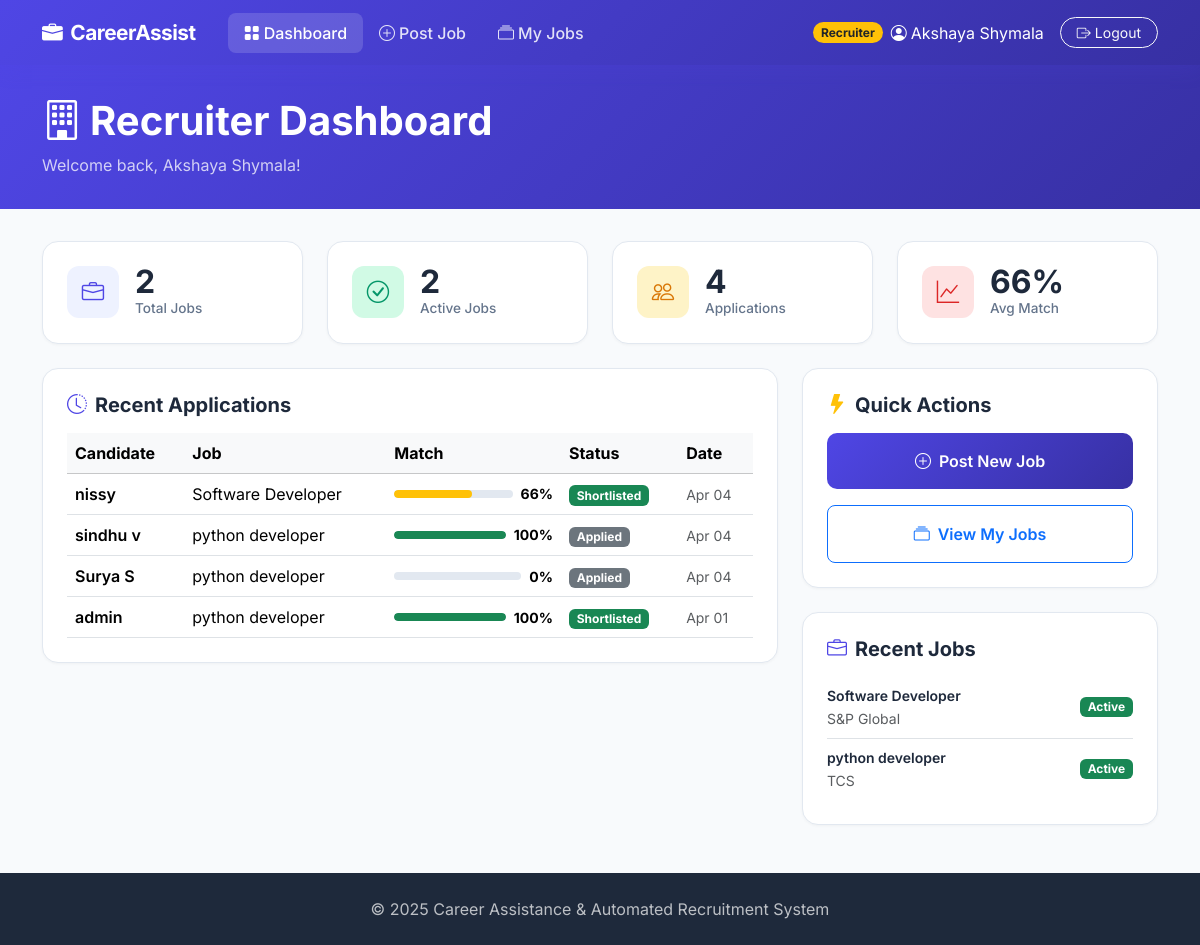
/jobs/recruiter/dashboard/ (signed in), run on the app's committed database.
### accounts/models.py (models this page shows, shortened)
class Profile(models.Model):
    ROLE_CHOICES = [("jobseeker", "Job Seeker"), ("recruiter", "Recruiter")]
    user = models.OneToOneField(User, on_delete=models.CASCADE, related_name="profile")
    role = models.CharField(max_length=20, choices=ROLE_CHOICES, default="jobseeker")
    phone = models.CharField(max_length=15, blank=True)
    skills = models.TextField(blank=True, help_text="Comma-separated skills")
    experience_years = models.IntegerField(default=0)
    created_at = models.DateTimeField(auto_now_add=True)

### jobs/models.py (models this page shows, shortened)
class Application(models.Model):
    STATUS_CHOICES = [("applied", "Applied"), ("reviewed", "Reviewed"),
                      ("shortlisted", "Shortlisted"), ("rejected", "Rejected")]
    user = models.ForeignKey(User, on_delete=models.CASCADE)
    job = models.ForeignKey(Job, on_delete=models.CASCADE)
    resume = models.ForeignKey("resumes.Resume", on_delete=models.SET_NULL, null=True, blank=True)
    match_score = models.IntegerField(default=0)
    status = models.CharField(max_length=20, choices=STATUS_CHOICES, default="applied")
    applied_at = models.DateTimeField(auto_now_add=True)
    class Meta:
        unique_together = ("user", "job")

class Job(models.Model):
    JOB_TYPES = [("full-time", "Full Time"), ("part-time", "Part Time"),
                 ("contract", "Contract"), ("internship", "Internship"), ("remote", "Remote")]
    title = models.CharField(max_length=200)
    company = models.CharField(max_length=200)
    location = models.CharField(max_length=200)
    salary = models.CharField(max_length=100, blank=True)
    job_type = models.CharField(max_length=20, choices=JOB_TYPES, default="full-time")
    experience = models.CharField(max_length=50, blank=True)
    description = models.TextField()
    requirements = models.TextField(blank=True)
    skills = models.TextField(help_text="Comma-separated skills")
    posted_by = models.ForeignKey(User, on_delete=models.SET_NULL, null=True, blank=True)
    created_at = models.DateTimeField(auto_now_add=True)
    is_active = models.BooleanField(default=True)

### jobs/views.py (the view)
    def wrapper(request, *args, **kwargs):
        if not hasattr(request.user, "profile") or request.user.profile.role != "recruiter":
            messages.error(request, "Access denied. Recruiter account required.")
            return redirect("dashboard")
        return view_func(request, *args, **kwargs)

### jobs/views.py (called while the page is built)
def recruiter_required(view_func):
    def wrapper(request, *args, **kwargs):
        if not hasattr(request.user, "profile") or request.user.profile.role != "recruiter":
            messages.error(request, "Access denied. Recruiter account required.")
            return redirect("dashboard")
        return view_func(request, *args, **kwargs)
    wrapper.__name__ = view_func.__name__
    return login_required(wrapper)

### templates/jobs/recruiter_dashboard.html (shortened to what this page needs)
{% extends "base.html" %}
{% block content %}
<div class="page-header">
    <div class="container">
        <h1><i class="bi bi-building me-2"></i>Recruiter Dashboard</h1>
        <p class="mb-0 opacity-75">Welcome back, {{ request.user.get_full_name|default:request.user.username }}!</p>
    </div>
</div>
<div class="container">
    <div class="row g-4 mb-4">
        <div class="col-md-3">
            <div class="stat-card">
                <div class="d-flex align-items-center gap-3">
                    <div class="icon-box" style="background:#EEF2FF;color:#4F46E5"><i class="bi bi-briefcase"></i></div>
                    <div><div class="stat-value">{{ total_jobs }}</div><div class="stat-label">Total Jobs</div></div>
                </div>
            </div>
        </div>
        <div class="col-md-3">
            <div class="stat-card">
                <div class="d-flex align-items-center gap-3">
                    <div class="icon-box" style="background:#D1FAE5;color:#059669"><i class="bi bi-check-circle"></i></div>
                    <div><div class="stat-value">{{ active_jobs }}</div><div class="stat-label">Active Jobs</div></div>
                </div>
            </div>
        </div>
        <div class="col-md-3">
            <div class="stat-card">
                <div class="d-flex align-items-center gap-3">
                    <div class="icon-box" style="background:#FEF3C7;color:#D97706"><i class="bi bi-people"></i></div>
                    <div><div class="stat-value">{{ total_applications }}</div><div class="stat-label">Applications</div></div>
                </div>
            </div>
        </div>
        <div class="col-md-3">
            <div class="stat-card">
                <div class="d-flex align-items-center gap-3">
                    <div class="icon-box" style="background:#FEE2E2;color:#DC2626"><i class="bi bi-graph-up"></i></div>
                    <div><div class="stat-value">{{ avg_match }}%</div><div class="stat-label">Avg Match</div></div>
                </div>
            </div>
        </div>
    </div>
    <div class="row g-4">
        <div class="col-md-8">
            <div class="card-modern p-4">
                <div class="d-flex justify-content-between align-items-center mb-3">
                    <h5 class="fw-bold mb-0"><i class="bi bi-clock-history me-2" style="color:#4F46E5"></i>Recent Applications</h5>
                </div>
                {% if recent_applications %}
                <div class="table-responsive">
                    <table class="table table-hover align-middle mb-0">
                        <thead class="table-light">
                            <tr><th>Candidate</th><th>Job</th><th>Match</th><th>Status</th><th>Date</th></tr>
                        </thead>
                        <tbody>
                        {% for app in recent_applications %}
                        <tr>
                            <td class="fw-semibold">{{ app.user.get_full_name|default:app.user.username }}</td>
                            <td>{{ app.job.title }}</td>
                            <td>
                                <div class="d-flex align-items-center gap-2">
                                    <div class="match-bar flex-grow-1" style="width:80px">
                                        <div class="match-bar-fill {% if app.match_score >= 70 %}bg-success{% elif app.match_score >= 40 %}bg-warning{% else %}bg-danger{% endif %}" style="width:{{ app.match_score }}%"></div>
                                    </div>
                                    <small class="fw-bold">{{ app.match_score }}%</small>
                                </div>
                            </td>
                            <td><span class="badge bg-{% if app.status == 'shortlisted' %}success{% elif app.status == 'rejected' %}danger{% elif app.status == 'reviewed' %}info{% else %}secondary{% endif %}">{{ app.get_status_display }}</span></td>
                            <td><small class="text-muted">{{ app.applied_at|date:"M d" }}</small></td>
                        </tr>
                        {% endfor %}
                        </tbody>
                    </table>
                </div>
                {% else %}
                <p class="text-muted text-center py-4 mb-0"><i class="bi bi-inbox display-5 d-block mb-2"></i>No applications yet. Post a job to get started!</p>
                {% endif %}
            </div>
        </div>
        <div class="col-md-4">
            <div class="card-modern p-4 mb-4">
                <h5 class="fw-bold mb-3"><i class="bi bi-lightning-fill text-warning me-2"></i>Quick Actions</h5>
                <a href="{% url 'post_job' %}" class="btn btn-primary-custom w-100 py-3 mb-3"><i class="bi bi-plus-circle me-2"></i>Post New Job</a>
                <a href="{% url 'my_posted_jobs' %}" class="btn btn-outline-primary w-100 py-3 rounded-3 fw-semibold"><i class="bi bi-collection me-2"></i>View My Jobs</a>
            </div>
            <div class="card-modern p-4">
                <h5 class="fw-bold mb-3"><i class="bi bi-briefcase me-2" style="color:#4F46E5"></i>Recent Jobs</h5>
                {% for job in my_jobs %}
                <div class="d-flex justify-content-between align-items-center py-2 {% if not forloop.last %}border-bottom{% endif %}">
                    <div>
                        <small class="fw-semibold d-block">{{ job.title }}</small>
                        <small class="text-muted">{{ job.company }}</small>
                    </div>
                    <span class="badge {% if job.is_active %}bg-success{% else %}bg-secondary{% endif %}">{% if job.is_active %}Active{% else %}Closed{% endif %}</span>
                </div>
                {% empty %}
                <p class="text-muted text-center mb-0">No jobs posted yet.</p>
                {% endfor %}
            </div>
        </div>
    </div>
</div>
{% endblock %}

### templates/base.html (shortened to what this page needs)
<!DOCTYPE html>
<html lang="en">
<head>
    <link href="https://cdn.jsdelivr.net/npm/bootstrap@5.3.2/dist/css/bootstrap.min.css" rel="stylesheet">
    <link href="https://cdn.jsdelivr.net/npm/bootstrap-icons@1.11.1/font/bootstrap-icons.css" rel="stylesheet">
</head>
<body>
{% if request.user.is_authenticated %}
<nav class="navbar navbar-expand-lg navbar-custom sticky-top">
    <div class="container">
        <a class="navbar-brand" href="{% url 'dashboard' %}">
            <i class="bi bi-briefcase-fill me-2"></i>CareerAssist
        </a>
        <div class="collapse navbar-collapse" id="navMain">
            <ul class="navbar-nav me-auto ms-3">
                {% if request.user.profile.role == 'recruiter' %}
                <li class="nav-item"><a class="nav-link {% if request.resolver_match.url_name == 'recruiter_dashboard' %}active{% endif %}" href="{% url 'recruiter_dashboard' %}"><i class="bi bi-grid-fill me-1"></i>Dashboard</a></li>
                <li class="nav-item"><a class="nav-link {% if request.resolver_match.url_name == 'post_job' %}active{% endif %}" href="{% url 'post_job' %}"><i class="bi bi-plus-circle me-1"></i>Post Job</a></li>
                <li class="nav-item"><a class="nav-link {% if request.resolver_match.url_name == 'my_posted_jobs' %}active{% endif %}" href="{% url 'my_posted_jobs' %}"><i class="bi bi-collection me-1"></i>My Jobs</a></li>
                {% endif %}
            </ul>
            <div class="d-flex align-items-center">
                <span class="badge rounded-pill me-2 {% if request.user.profile.role == 'recruiter' %}bg-warning text-dark{% else %}bg-info text-white{% endif %}">
                    {{ request.user.profile.get_role_display }}
                </span>
                <span class="text-white me-3 d-none d-md-inline"><i class="bi bi-person-circle me-1"></i>{{ request.user.get_full_name|default:request.user.username }}</span>
                <a href="{% url 'logout' %}" class="btn btn-sm btn-outline-light rounded-pill px-3"><i class="bi bi-box-arrow-right me-1"></i>Logout</a>
            </div>
        </div>
    </div>
</nav>
{% endif %}
{% block content %}{% endblock %}
<footer class="text-center">
    <div class="container">
        <p class="mb-0">&copy; 2025 Career Assistance & Automated Recruitment System</p>
    </div>
</footer>
</body>
</html>

### templates/base.html (style rules this page uses)
:root { --primary: #4F46E5; --primary-light: #818CF8; --primary-dark: #3730A3; --accent: #06B6D4; --success: #10B981; --warning: #F59E0B; --danger: #EF4444; --bg: #F8FAFC; --surface: #FFFFFF; --text: #1E293B; --text-muted: #64748B; --border: #E2E8F0; }
* { font-family: 'Inter', sans-serif; }
body { background: var(--bg); color: var(--text); }
.navbar-custom { background: linear-gradient(135deg, var(--primary) 0%, var(--primary-dark) 100%); padding: 0.75rem 0; box-shadow: 0 4px 20px rgba(79,70,229,0.15); }
.navbar-custom .navbar-brand { font-weight: 700; font-size: 1.3rem; color: #fff !important; letter-spacing: -0.5px; }
.navbar-custom .nav-link { color: rgba(255,255,255,0.85) !important; font-weight: 500; padding: 0.5rem 1rem !important; border-radius: 8px; transition: all 0.2s; }
.navbar-custom .nav-link:hover, .navbar-custom .nav-link.active { color: #fff !important; background: rgba(255,255,255,0.15); }
.stat-card { background: var(--surface); border-radius: 16px; padding: 1.5rem; border: 1px solid var(--border); transition: all 0.3s; box-shadow: 0 1px 3px rgba(0,0,0,0.04); }
.stat-card .icon-box { width: 52px; height: 52px; border-radius: 12px; display: flex; align-items: center; justify-content: center; font-size: 1.4rem; }
.stat-card .stat-value { font-size: 2rem; font-weight: 700; line-height: 1; }
.stat-card .stat-label { color: var(--text-muted); font-size: 0.85rem; font-weight: 500; }
.card-modern { background: var(--surface); border-radius: 16px; border: 1px solid var(--border); overflow: hidden; box-shadow: 0 1px 3px rgba(0,0,0,0.04); transition: all 0.3s; }
.btn-primary-custom { background: linear-gradient(135deg, var(--primary), var(--primary-dark)); border: none; color: #fff; border-radius: 10px; padding: 0.6rem 1.5rem; font-weight: 600; transition: all 0.3s; }
.match-bar { height: 8px; border-radius: 4px; background: var(--border); overflow: hidden; }
.match-bar-fill { height: 100%; border-radius: 4px; transition: width 0.6s; }
.page-header { background: linear-gradient(135deg, var(--primary) 0%, var(--primary-dark) 100%); color: #fff; padding: 2rem 0; margin-bottom: 2rem; }
.page-header h1 { font-weight: 700; }
footer { background: var(--text); color: rgba(255,255,255,0.7); padding: 1.5rem 0; margin-top: 3rem; }

### data on the page
Application: user.get_full_name "nissy", job "Software Developer", match_score "66", status "Shortlisted", applied_at "Apr 04"
Application: user.get_full_name "sindhu v", job "python developer", match_score "100", status "Applied", applied_at "Apr 04"
Application: user.get_full_name "Surya S", job "python developer", match_score "0", status "Applied", applied_at "Apr 04"
Application: user.get_full_name "admin", job "python developer", match_score "100", status "Shortlisted", applied_at "Apr 01"
Job: title "Software Developer", company "S&P Global", is_active "Active"
Job: title "python developer", company "TCS", is_active "Active"

### other printed values
{{ request.user.profile.get_role_display }} "Recruiter"
{{ request.user.get_full_name|default:request.user.username }} "Akshaya Shymala"
{{ total_jobs }} "2"
{{ active_jobs }} "2"
{{ total_applications }} "4"
{{ avg_match }} "66"
